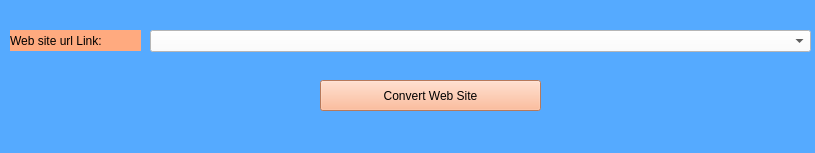
<?xml version="1.0" encoding="UTF-8"?>
<ui version="4.0">
 <class>MainWindow</class>
 <widget class="QMainWindow" name="MainWindow">
  <property name="geometry">
   <rect>
    <x>0</x>
    <y>0</y>
    <width>815</width>
    <height>153</height>
   </rect>
  </property>
  <property name="windowTitle">
   <string>convert web site to text</string>
  </property>
  <property name="styleSheet">
   <string notr="true"> background-color: rgb(85, 170, 255);</string>
  </property>
  <widget class="QWidget" name="centralwidget">
   <widget class="QLabel" name="label_5">
    <property name="geometry">
     <rect>
      <x>10</x>
      <y>30</y>
      <width>131</width>
      <height>21</height>
     </rect>
    </property>
    <property name="styleSheet">
     <string notr="true">background-color: rgb(255, 170, 127);
font: 75 10pt &quot;Times New Roman&quot;;
</string>
    </property>
    <property name="text">
     <string>Web site url Link:</string>
    </property>
   </widget>
   <widget class="QPushButton" name="pushButton_2">
    <property name="geometry">
     <rect>
      <x>320</x>
      <y>80</y>
      <width>221</width>
      <height>31</height>
     </rect>
    </property>
    <property name="styleSheet">
     <string notr="true">background-color: rgb(255, 170, 127);
font: 75 10pt &quot;Times New Roman&quot;;
</string>
    </property>
    <property name="text">
     <string>Convert Web Site</string>
    </property>
   </widget>
   <widget class="QComboBox" name="comboBox">
    <property name="geometry">
     <rect>
      <x>150</x>
      <y>30</y>
      <width>661</width>
      <height>22</height>
     </rect>
    </property>
    <property name="styleSheet">
     <string notr="true">background-color: rgb(255, 255, 255);</string>
    </property>
   </widget>
  </widget>
  <widget class="QStatusBar" name="statusbar"/>
 </widget>
 <resources/>
 <connections/>
</ui>
